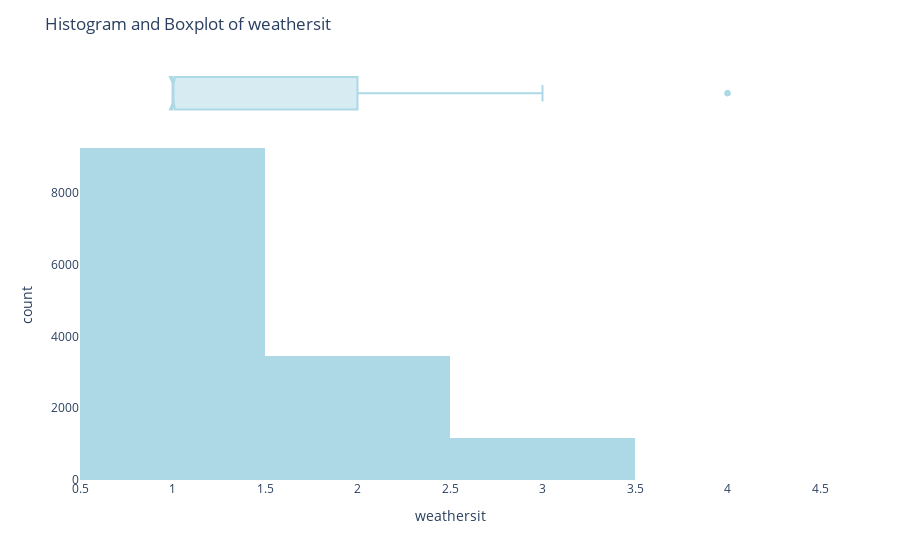
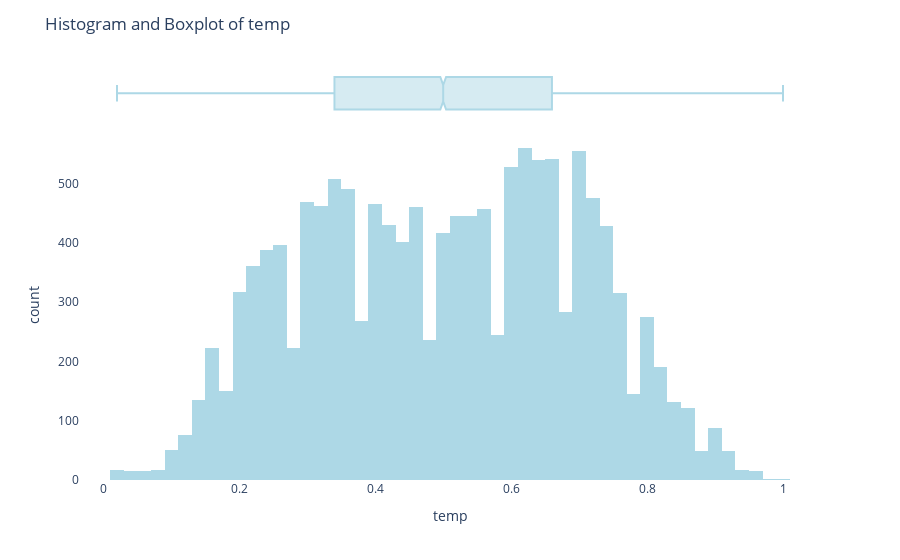
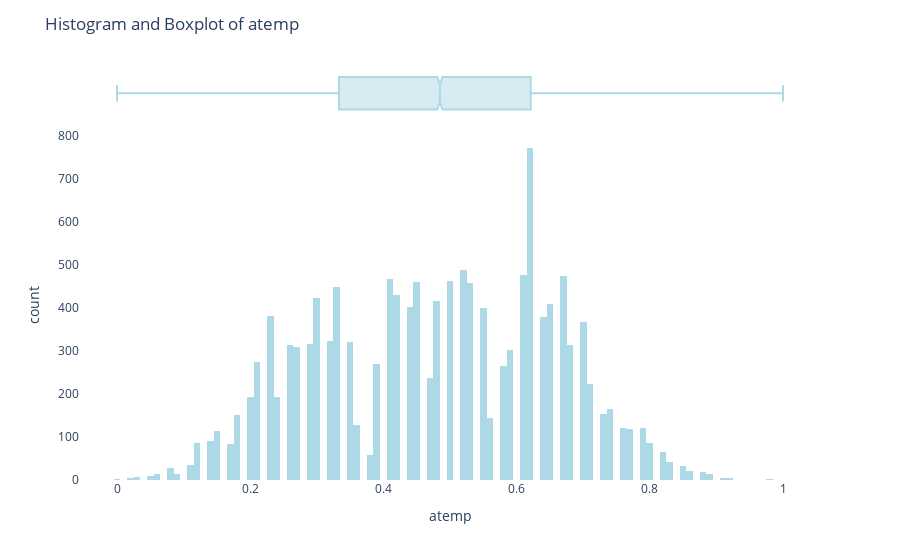
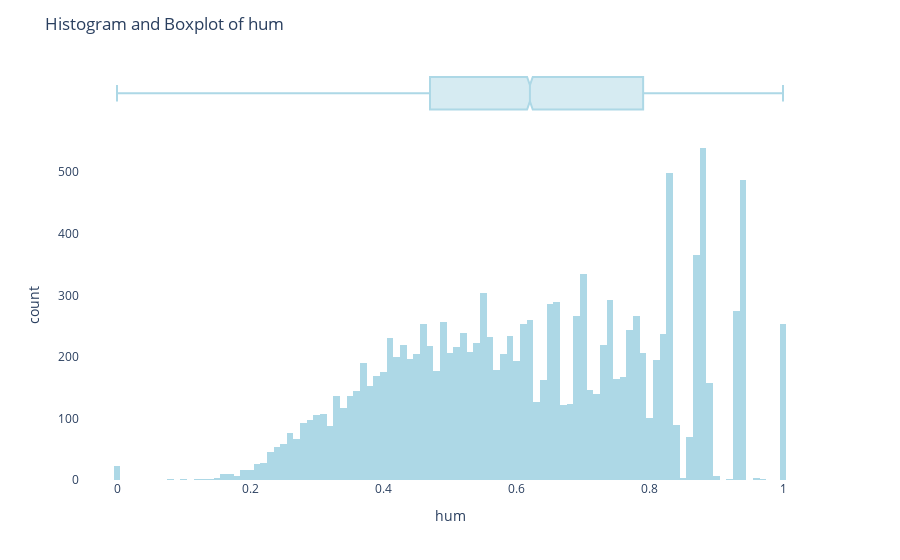

The cell these charts' notebook holds for them, in order:
### Code cell
# Histogramas y boxplots
for column in weather.columns:
    figure = px.histogram(weather, x=column, marginal="box", color_discrete_sequence=["lightblue"])
    figure.update_layout(title_text= f" Histogram and Boxplot of {column}", paper_bgcolor="white", plot_bgcolor="white")
    figure.show()

### Figure 1 — Plotly figure (JSON) as saved in the notebook; plotly's stock layout.template omitted (floating-point values rounded to 4 significant figures; data arrays with more than 128 entries replaced by an {"elided": "..."} marker saying what was removed)
{"data": [{"alignmentgroup": "True", "bingroup": "x", "hovertemplate": "weathersit=%{x}<br>count=%{y}<extra></extra>", "legendgroup": "", "marker": {"color": "lightblue", "pattern": {"shape": ""}}, "name": "", "offsetgroup": "", "orientation": "v", "showlegend": false, "type": "histogram", "x": {"elided": "13903 int values"}, "xaxis": "x", "yaxis": "y"}, {"alignmentgroup": "True", "hovertemplate": "weathersit=%{x}<extra></extra>", "legendgroup": "", "marker": {"color": "lightblue"}, "name": "", "notched": true, "offsetgroup": "", "showlegend": false, "type": "box", "x": {"elided": "13903 int values"}, "xaxis": "x2", "yaxis": "y2"}], "layout": {"barmode": "relative", "legend": {"tracegroupgap": 0}, "margin": {"t": 60}, "paper_bgcolor": "white", "plot_bgcolor": "white", "title": {"text": " Histogram and Boxplot of weathersit"}, "xaxis": {"anchor": "y", "domain": [0, 1], "title": {"text": "weathersit"}}, "xaxis2": {"anchor": "y2", "domain": [0, 1], "matches": "x", "showgrid": true, "showticklabels": false}, "yaxis": {"anchor": "x", "domain": [0, 0.8316], "title": {"text": "count"}}, "yaxis2": {"anchor": "x2", "domain": [0.8416, 1], "matches": "y2", "showgrid": false, "showline": false, "showticklabels": false, "ticks": ""}}}

### Figure 2 — Plotly figure (JSON) as saved in the notebook; plotly's stock layout.template omitted (floating-point values rounded to 4 significant figures; data arrays with more than 128 entries replaced by an {"elided": "..."} marker saying what was removed)
{"data": [{"alignmentgroup": "True", "bingroup": "x", "hovertemplate": "temp=%{x}<br>count=%{y}<extra></extra>", "legendgroup": "", "marker": {"color": "lightblue", "pattern": {"shape": ""}}, "name": "", "offsetgroup": "", "orientation": "v", "showlegend": false, "type": "histogram", "x": {"elided": "13903 float values"}, "xaxis": "x", "yaxis": "y"}, {"alignmentgroup": "True", "hovertemplate": "temp=%{x}<extra></extra>", "legendgroup": "", "marker": {"color": "lightblue"}, "name": "", "notched": true, "offsetgroup": "", "showlegend": false, "type": "box", "x": {"elided": "13903 float values"}, "xaxis": "x2", "yaxis": "y2"}], "layout": {"barmode": "relative", "legend": {"tracegroupgap": 0}, "margin": {"t": 60}, "paper_bgcolor": "white", "plot_bgcolor": "white", "title": {"text": " Histogram and Boxplot of temp"}, "xaxis": {"anchor": "y", "domain": [0, 1], "title": {"text": "temp"}}, "xaxis2": {"anchor": "y2", "domain": [0, 1], "matches": "x", "showgrid": true, "showticklabels": false}, "yaxis": {"anchor": "x", "domain": [0, 0.8316], "title": {"text": "count"}}, "yaxis2": {"anchor": "x2", "domain": [0.8416, 1], "matches": "y2", "showgrid": false, "showline": false, "showticklabels": false, "ticks": ""}}}

### Figure 3 — Plotly figure (JSON) as saved in the notebook; plotly's stock layout.template omitted (floating-point values rounded to 4 significant figures; data arrays with more than 128 entries replaced by an {"elided": "..."} marker saying what was removed)
{"data": [{"alignmentgroup": "True", "bingroup": "x", "hovertemplate": "atemp=%{x}<br>count=%{y}<extra></extra>", "legendgroup": "", "marker": {"color": "lightblue", "pattern": {"shape": ""}}, "name": "", "offsetgroup": "", "orientation": "v", "showlegend": false, "type": "histogram", "x": {"elided": "13903 float values"}, "xaxis": "x", "yaxis": "y"}, {"alignmentgroup": "True", "hovertemplate": "atemp=%{x}<extra></extra>", "legendgroup": "", "marker": {"color": "lightblue"}, "name": "", "notched": true, "offsetgroup": "", "showlegend": false, "type": "box", "x": {"elided": "13903 float values"}, "xaxis": "x2", "yaxis": "y2"}], "layout": {"barmode": "relative", "legend": {"tracegroupgap": 0}, "margin": {"t": 60}, "paper_bgcolor": "white", "plot_bgcolor": "white", "title": {"text": " Histogram and Boxplot of atemp"}, "xaxis": {"anchor": "y", "domain": [0, 1], "title": {"text": "atemp"}}, "xaxis2": {"anchor": "y2", "domain": [0, 1], "matches": "x", "showgrid": true, "showticklabels": false}, "yaxis": {"anchor": "x", "domain": [0, 0.8316], "title": {"text": "count"}}, "yaxis2": {"anchor": "x2", "domain": [0.8416, 1], "matches": "y2", "showgrid": false, "showline": false, "showticklabels": false, "ticks": ""}}}

### Figure 4 — Plotly figure (JSON) as saved in the notebook; plotly's stock layout.template omitted (floating-point values rounded to 4 significant figures; data arrays with more than 128 entries replaced by an {"elided": "..."} marker saying what was removed)
{"data": [{"alignmentgroup": "True", "bingroup": "x", "hovertemplate": "hum=%{x}<br>count=%{y}<extra></extra>", "legendgroup": "", "marker": {"color": "lightblue", "pattern": {"shape": ""}}, "name": "", "offsetgroup": "", "orientation": "v", "showlegend": false, "type": "histogram", "x": {"elided": "13903 float values"}, "xaxis": "x", "yaxis": "y"}, {"alignmentgroup": "True", "hovertemplate": "hum=%{x}<extra></extra>", "legendgroup": "", "marker": {"color": "lightblue"}, "name": "", "notched": true, "offsetgroup": "", "showlegend": false, "type": "box", "x": {"elided": "13903 float values"}, "xaxis": "x2", "yaxis": "y2"}], "layout": {"barmode": "relative", "legend": {"tracegroupgap": 0}, "margin": {"t": 60}, "paper_bgcolor": "white", "plot_bgcolor": "white", "title": {"text": " Histogram and Boxplot of hum"}, "xaxis": {"anchor": "y", "domain": [0, 1], "title": {"text": "hum"}}, "xaxis2": {"anchor": "y2", "domain": [0, 1], "matches": "x", "showgrid": true, "showticklabels": false}, "yaxis": {"anchor": "x", "domain": [0, 0.8316], "title": {"text": "count"}}, "yaxis2": {"anchor": "x2", "domain": [0.8416, 1], "matches": "y2", "showgrid": false, "showline": false, "showticklabels": false, "ticks": ""}}}
